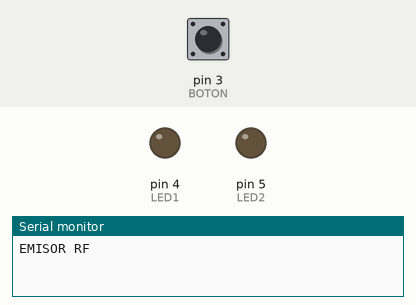
Recording of a sketch running on a simulated Arduino Uno, built with avr-gcc and run on an emulated ATmega328P. Shown: output pins drawn as LEDs (lit = HIGH), the last lines printed to the serial monitor. Dashed ring = blinking. Inputs (shaded band) come from the test bench; at power-on: pin 3 (BOTON) LOW. No radio packets arrive unless stated.

Above: at 1.3 s.
1.4 s: pin 3 (BOTON) pulled HIGH for 0.3 s
At 2.06 s:
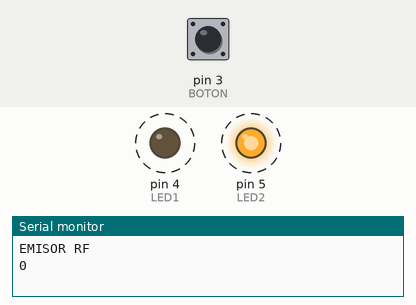
Timing chart, 0 to 10.4 s (numbered marks = the images above; inputs shaded):
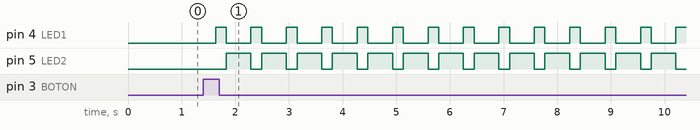

The sketch:

Ambulancia2.ino
```cpp
#include <VirtualWire.h>

char dato[0];
const int LED1=4;
const int LED2=5;
const int BOTON=3;
int val=0;
int state=2;
int old_val=0;

void setup()
{
    Serial.begin(9600);    // Debugging only
    Serial.println("EMISOR RF");
    pinMode(LED1,OUTPUT);
    pinMode(LED2,OUTPUT);
    pinMode(BOTON,INPUT);

    // Se inicializa el RF
    vw_setup(2000); // velocidad: Bits per segundo
    vw_set_tx_pin(6); //Pin 2 como salida para el RF
}
void emisorRF(){

    char buf[VW_MAX_MESSAGE_LEN]; // Cadena para enviar
    int dato1= 1; //variable con el tiempo en segundos
    int dato2= 2;
    String str="";

val=digitalRead(BOTON);
if ((val == HIGH) && (old_val == LOW)){
//state=1-state;
state++;
if(state==3) state=0;
Serial.println(state);
delay(10);
}
old_val = val;

    if (state==1){

          str="g"; //convertimos el entero a String y agramos un inicio de trama
          str.toCharArray(buf,sizeof(buf)); //convertimos el String en un array
          vw_send((uint8_t *)buf, strlen(buf)); //Enviamos el array
          vw_wait_tx(); //Esperamos hasta que el mensaje se envie

          digitalWrite(LED1,HIGH);
          digitalWrite(LED2,LOW);
          delay(500);
          digitalWrite(LED1,LOW);
          digitalWrite(LED2,HIGH);
          delay(500);

      }
    else if (state==2)
    {
          str="f"; //convertimos el entero a String y agramos un inicio de trama
          str.toCharArray(buf,sizeof(buf)); //convertimos el String en un array
          vw_send((uint8_t *)buf, strlen(buf)); //Enviamos el array
          vw_wait_tx(); //Esperamos hasta que el mensaje se envie
          digitalWrite(LED1,LOW);
          digitalWrite(LED2,LOW);

    }
    else if (state==0){

          str="i"; //convertimos el float a String y agramos un inicio de trama
          str.toCharArray(buf,sizeof(buf)); //convertimos el String en un array
          vw_send((uint8_t *)buf, strlen(buf)); ////Enviamos el array
          vw_wait_tx(); //Esperamos hasta que el mensaje se envie

          digitalWrite(LED1,HIGH);
          digitalWrite(LED2,LOW);
          delay(200);
          digitalWrite(LED1,LOW);
          digitalWrite(LED2,HIGH);
          delay(200);

      }
   delay(200);

}

void loop()
{
   emisorRF();
}
```

Measured:
- after the input at 1.4 s, pin 4 (LED1): alternates HIGH for 0.20 s and LOW for 0.46 s, starting after 0.23 s; pin 5 (LED2): alternates HIGH for 0.46 s and LOW for 0.20 s, starting after 0.43 s
